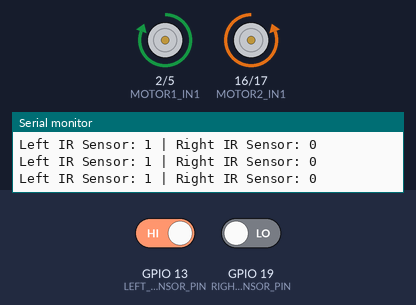
Simulated run of this sketch. Board: ESP32. Shown: motor-driver pin pairs drawn as motors (green arrow = first pin HIGH = forward, orange = second pin HIGH = backward, longer = more drive), the last lines printed to the serial monitor. The inputs (shaded band) are chosen by the test bench; at power-on: GPIO 13 (LEFT_IR_SENSOR_PIN) HIGH, GPIO 19 (RIGHT_IR_SENSOR_PIN) LOW.

Above: at 1.2 s.
1.3 s: GPIO 13 (LEFT_IR_SENSOR_PIN) driven LOW
At 2.3 s:
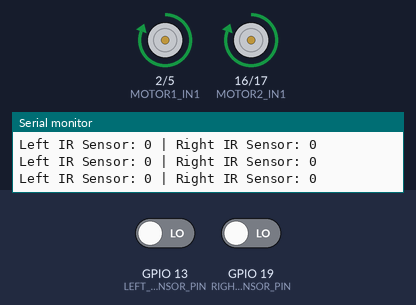
2.8 s: GPIO 19 (RIGHT_IR_SENSOR_PIN) driven HIGH
At 3.6 s:
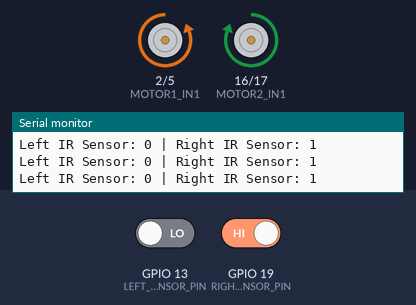
4.3 s: GPIO 13 (LEFT_IR_SENSOR_PIN) driven HIGH
At 4.9 s:
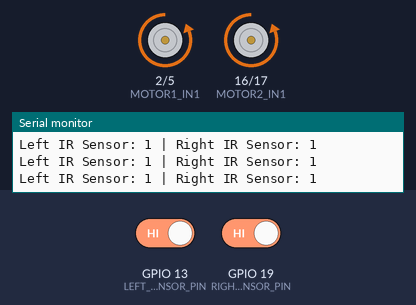
5.8 s: GPIO 19 (RIGHT_IR_SENSOR_PIN) driven LOW
At 6.2 s:
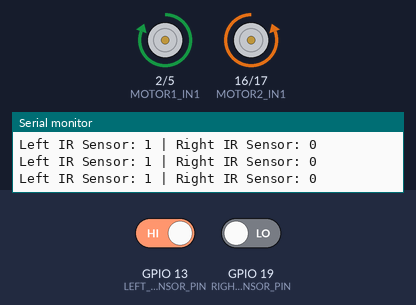
Timing chart, 0 to 8.3 s (numbered marks = the images above; inputs shaded):
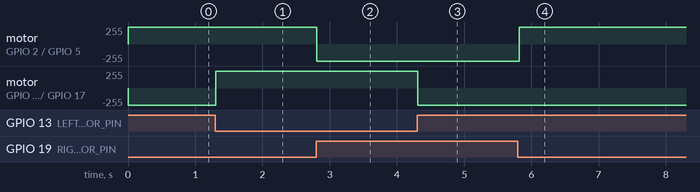

Measured:
- after the input at 1.3 s, motor on GPIO 16 (MOTOR2_IN1) / GPIO 17 (MOTOR2_IN2): backward 255/255 → forward 255/255 at once
- after the input at 2.8 s, motor on GPIO 2 (MOTOR1_IN1) / GPIO 5 (MOTOR1_IN2): forward 255/255 → backward 255/255 at once
- after the input at 4.3 s, motor on GPIO 16 (MOTOR2_IN1) / GPIO 17 (MOTOR2_IN2): forward 255/255 → backward 255/255 at once
- after the input at 5.8 s, motor on GPIO 2 (MOTOR1_IN1) / GPIO 5 (MOTOR1_IN2): backward 255/255 → forward 255/255 at once

The sketch:

edge_avoidance.ino
```cpp
#define MOTOR1_IN1 2
#define MOTOR1_IN2 5
#define MOTOR2_IN1 16
#define MOTOR2_IN2 17

#define LEFT_IR_SENSOR_PIN 13
#define RIGHT_IR_SENSOR_PIN 19

void setup() {
  pinMode(MOTOR1_IN1, OUTPUT);
  pinMode(MOTOR1_IN2, OUTPUT);
  pinMode(MOTOR2_IN1, OUTPUT);
  pinMode(MOTOR2_IN2, OUTPUT);

  pinMode(LEFT_IR_SENSOR_PIN, INPUT);
  pinMode(RIGHT_IR_SENSOR_PIN, INPUT);

  Serial.begin(9600);
}

void loop() {
  int leftIrState = digitalRead(LEFT_IR_SENSOR_PIN);
  int rightIrState = digitalRead(RIGHT_IR_SENSOR_PIN);

  Serial.print("Left IR Sensor: ");
  Serial.print(leftIrState);
  Serial.print(" | Right IR Sensor: ");
  Serial.println(rightIrState);

  if (leftIrState == LOW && rightIrState == LOW) {
    moveForward();
  } else if (rightIrState == HIGH && leftIrState == LOW) {
    turnLeft();
  } else if (leftIrState == HIGH && rightIrState == LOW) {
    turnRight();
  } else if (leftIrState == HIGH && rightIrState == HIGH) {
    moveBackward();
  }

  delay(100);
}

void moveForward() {
  digitalWrite(MOTOR1_IN1, HIGH);
  digitalWrite(MOTOR1_IN2, LOW);
  digitalWrite(MOTOR2_IN1, HIGH);
  digitalWrite(MOTOR2_IN2, LOW);
}

void moveBackward() {
  digitalWrite(MOTOR1_IN1, LOW);
  digitalWrite(MOTOR1_IN2, HIGH);
  digitalWrite(MOTOR2_IN1, LOW);
  digitalWrite(MOTOR2_IN2, HIGH);
}

void turnRight() {
  digitalWrite(MOTOR1_IN1, HIGH);
  digitalWrite(MOTOR1_IN2, LOW);
  digitalWrite(MOTOR2_IN1, LOW);
  digitalWrite(MOTOR2_IN2, HIGH);
}

void turnLeft() {
  digitalWrite(MOTOR1_IN1, LOW);
  digitalWrite(MOTOR1_IN2, HIGH);
  digitalWrite(MOTOR2_IN1, HIGH);
  digitalWrite(MOTOR2_IN2, LOW);
}

void stopCar() {
  digitalWrite(MOTOR1_IN1, LOW);
  digitalWrite(MOTOR1_IN2, LOW);
  digitalWrite(MOTOR2_IN1, LOW);
  digitalWrite(MOTOR2_IN2, LOW);
}
```
